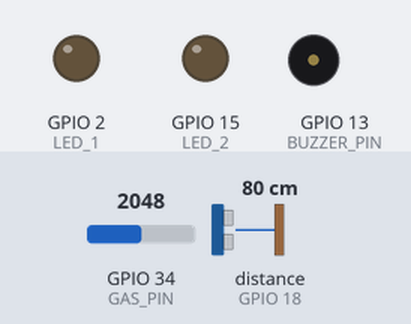
Bench run of a sketch on a simulated ESP32. Shown: output pins drawn as LEDs (lit = HIGH), buzzer (waves = sounding). Wiring (inferred from the names in the program): ultrasonic range finder: trigger GPIO 5; echo GPIO 18. Inputs (shaded band) come from the test bench; at power-on: GPIO 34 (GAS_PIN) = 2048, distance to the obstacle (sensor on GPIO 18) 80 cm. The echo pulse lasts 58.3 µs per cm; WiFi joins after 1.5 s; servers stay silent unless stated; pins used as bus, display or sensor lines are not drawn; what the sketch prints to the serial monitor is not drawn.

Above: at 2.7 s.
2.8 s: GPIO 34 (GAS_PIN) set to 649
5.8 s: GPIO 34 (GAS_PIN) set to 545
At 6.5 s:
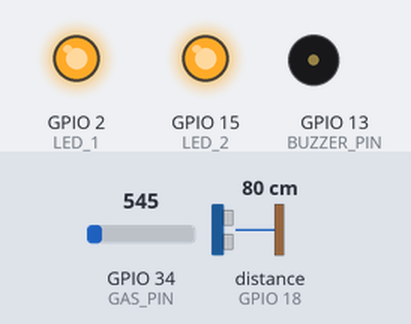
7.3 s: distance to the obstacle (sensor on GPIO 18) set to 88 cm
At 8.0 s:
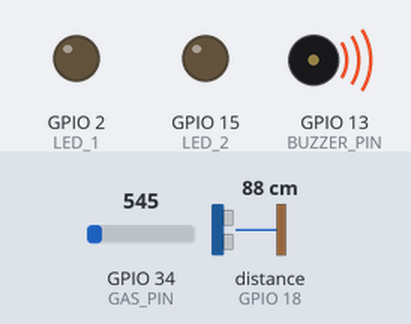
10.3 s: distance to the obstacle (sensor on GPIO 18) set to 80 cm
At 12.6 s:
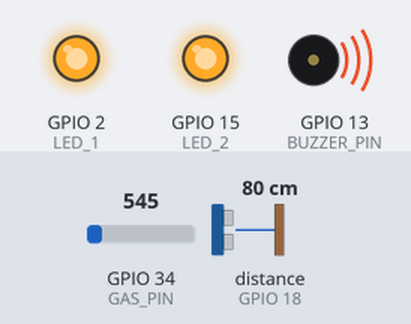
13.3 s: distance to the obstacle (sensor on GPIO 18) set to 120 cm
At 14.5 s:
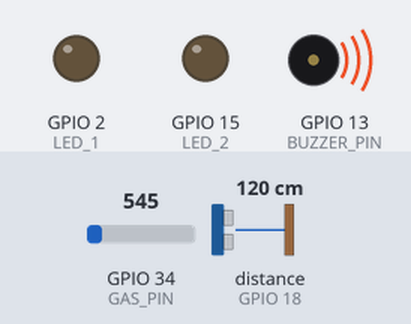
Timing chart, 0 to 15.9 s (numbered marks = the images above; inputs shaded):
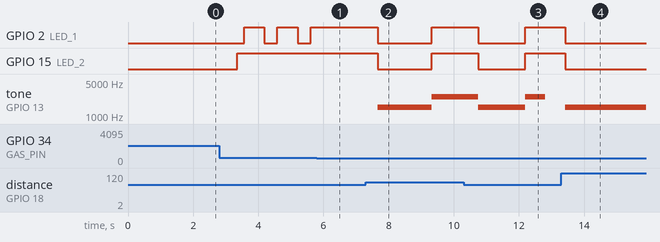

Measured:
- the behaviour switches between 601 and 600 on GPIO 34 (GAS_PIN) (found by bisection; images 0 and 1)
- the behaviour switches between 82 and 83 cm on distance to the obstacle (sensor on GPIO 18) (found by bisection; images 1 and 2)
- the behaviour switches between 85 and 84 cm on distance to the obstacle (sensor on GPIO 18) (found by bisection; images 2 and 3)
- after the input at 5.8 s, GPIO 2 (LED_1): stays HIGH (without the input it goes to LOW after 0.23 s)
- after the input at 7.3 s, GPIO 2 (LED_1), GPIO 15 (LED_2): HIGH → LOW after 0.37 s, → HIGH 1.6 s later; tone on GPIO 13 (BUZZER_PIN): silent → 1500 Hz after 0.37 s, → 2500 Hz 1.6 s later
- after the input at 10.3 s, GPIO 2 (LED_1), GPIO 15 (LED_2): HIGH → LOW after 0.46 s, → HIGH 1.4 s later; tone on GPIO 13 (BUZZER_PIN): 2500 Hz → 1500 Hz after 0.46 s, → 2500 Hz 1.4 s later, → silent 0.62 s later
- after the input at 13.3 s, GPIO 2 (LED_1), GPIO 15 (LED_2): HIGH → LOW after 0.13 s; tone on GPIO 13 (BUZZER_PIN): silent → 1500 Hz after 0.13 s
- by itself, GPIO 2 (LED_1): alternates HIGH for 0.62 s and LOW for 0.41 s

The sketch:

HSSMS.ino
```cpp
#include <WiFi.h>
#include <ESPAsyncWebServer.h>
#include <DHT.h>

const char* ssid = "Adham";
const char* password = "12345678";

const int TRIG_PIN = 5;
const int ECHO_PIN = 18;
const int LED_1 = 2;
const int LED_2 = 15;
const int DHTPIN = 4;
const int GAS_PIN = 34;
const int BUZZER_PIN = 13;

#define DHTTYPE DHT11
const int N = 10;
const long dhtInterval = 60000;
const int GAS_THRESHOLD = 600;

DHT dht(DHTPIN, DHTTYPE);
AsyncWebServer server(80);

float buffer[N];
int idx = 0;
float temperature = 0;
int gasValue = 0;
unsigned long lastDHTUpdate = 0;

enum Intent { IDLE, PASSING_BY, APPROACHING, STANDING };
Intent state = IDLE;

// FIXED: All CSS percentages now use %% to prevent the blank page error
const char index_html[] PROGMEM = R"rawliteral(
<!DOCTYPE HTML><html>
<head>
  <meta name="viewport" content="width=device-width, initial-scale=1">
  <meta http-equiv="refresh" content="1">
  <title>HSSMS</title>
  <style>
    html { font-family: Arial; display: inline-block; text-align: center; background-color: #f4f7f6; }
    .card { background: white; border-radius: 10px; padding: 20px; margin: 15px auto; width: 85%%; max-width: 400px; box-shadow: 0 4px 6px rgba(0,0,0,0.1); }
    .state { font-size: 1.5rem; font-weight: bold; color: #e74c3c; }
  </style>
</head>
<body>
  <h2>HSSMS Monitor</h2>
  <div class="card"><div>System State:</div><div class="state">%STATE%</div></div>
  <div class="card">
    <div>Distance: %DISTANCE% cm</div>
    <div>Temp: %TEMP% C</div>
    <div>Gas: %GAS%</div>
  </div>
</body>
</html>)rawliteral";

String processor(const String& var) {
  if (var == "STATE") {
    if (state == IDLE) return "IDLE";
    if (state == PASSING_BY) return "PASSING";
    if (state == APPROACHING) return "APPROACHING";
    if (state == STANDING) return "STANDING";
  }
  if (var == "DISTANCE") return String(buffer[(idx + N - 1) % N], 1);
  if (var == "TEMP") return isnan(temperature) ? "..." : String(temperature, 1);
  if (var == "GAS") return String(gasValue);
  return String();
}

float readDist() {
  digitalWrite(TRIG_PIN, LOW); delayMicroseconds(2);
  digitalWrite(TRIG_PIN, HIGH); delayMicroseconds(10);
  digitalWrite(TRIG_PIN, LOW);
  long duration = pulseIn(ECHO_PIN, HIGH, 26000);
  return (duration == 0) ? 400.0 : (duration * 0.034 / 2);
}

void setup() {
  Serial.begin(115200);
  pinMode(TRIG_PIN, OUTPUT); pinMode(ECHO_PIN, INPUT);
  pinMode(LED_1, OUTPUT); pinMode(LED_2, OUTPUT);
  pinMode(GAS_PIN, INPUT); pinMode(BUZZER_PIN, OUTPUT);
  for(int i=0; i<N; i++) buffer[i] = 400.0;
  dht.begin();

  Serial.println("\n--- SYSTEM BOOTING ---");
  Serial.print("Connecting to: "); Serial.println(ssid);

  WiFi.begin(ssid, password);

  int attempts = 0;
  // Try for 10 seconds only
  while (WiFi.status() != WL_CONNECTED && attempts < 20) {
    delay(500);
    Serial.print(".");
    attempts++;
  }

  if (WiFi.status() == WL_CONNECTED) {
    Serial.println("\nSUCCESS! IP: "); Serial.println(WiFi.localIP());
    server.on("/", HTTP_GET, [](AsyncWebServerRequest *request) {
      request->send_P(200, "text/html", index_html, processor);
    });
    server.begin();
  } else {
    Serial.println("\nWiFi Failed. Hotspot not found or 5GHz issue.");
    Serial.println("Running in OFFLINE mode for now...");
  }
}

void loop() {
  unsigned long now = millis();
  float d = readDist();
  buffer[idx] = d;
  idx = (idx + 1) % N;

  if(d > 100 || d <= 0) state = IDLE;
  else if ([&](){ float f=buffer[0]; for(int i=1;i<N;i++) if(abs(buffer[i]-f)>3.0) return false; return buffer[0]<150.0; }()) state = STANDING;
  else if ([&](){ for(int i=0;i<N-1;i++) if(buffer[(idx+i)%N]<=buffer[(idx+i+1)%N]) return false; return true; }()) state = APPROACHING;
  else if (buffer[0] > buffer[N/2] && buffer[N-1] > buffer[N/2]) state = PASSING_BY;

  if (now - lastDHTUpdate >= dhtInterval) { float t = dht.readTemperature(); if (!isnan(t)) temperature = t; lastDHTUpdate = now; }
  gasValue = analogRead(GAS_PIN);
  bool gasActive = (gasValue <= GAS_THRESHOLD);

  if (state == STANDING && (gasActive || temperature > 40)) {
    if ((now / 100) % 2) tone(BUZZER_PIN, 2500); else noTone(BUZZER_PIN);
    digitalWrite(LED_1, HIGH); digitalWrite(LED_2, HIGH);
  } else {
    if (gasActive) tone(BUZZER_PIN, 1500); else noTone(BUZZER_PIN);
    if (state == IDLE || state == PASSING_BY) { digitalWrite(LED_1, LOW); digitalWrite(LED_2, LOW); }
    else if (state == APPROACHING) { digitalWrite(LED_1, (now / 250) % 2); digitalWrite(LED_2, LOW); }
    else if (state == STANDING) { digitalWrite(LED_1, (now / 500) % 2); digitalWrite(LED_2, HIGH); }
  }

  // Minimal serial output so it doesn't "glitch"
  if (now % 1000 < 200) {
    Serial.print("Dist: "); Serial.print(d);
    Serial.print(" State: "); Serial.println(state);
  }

  delay(200);
}
```
